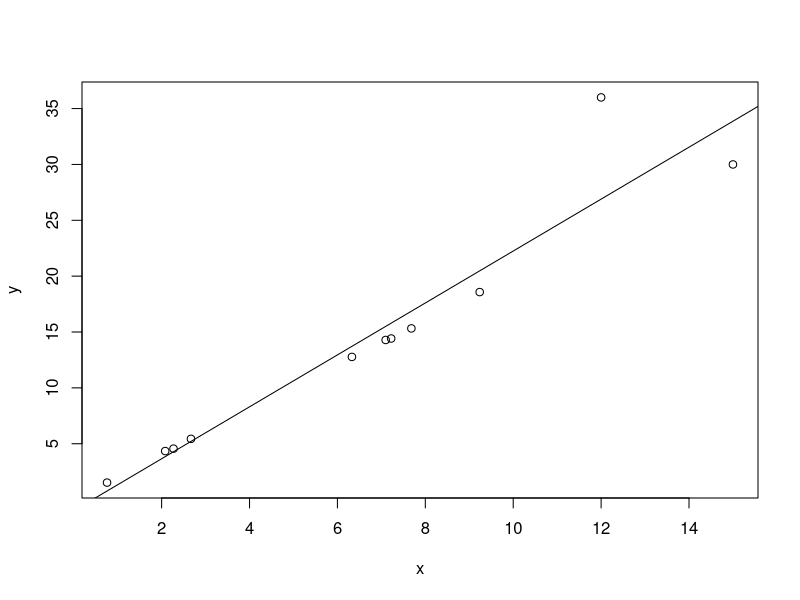
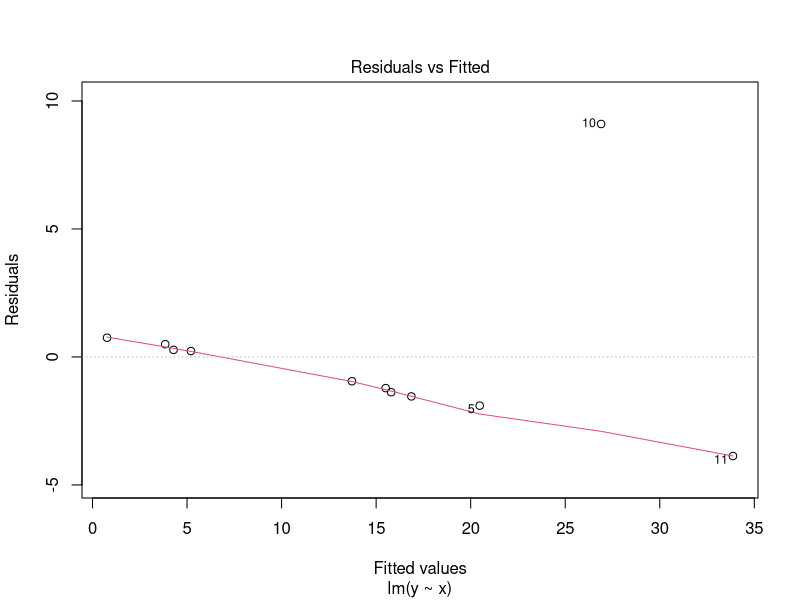
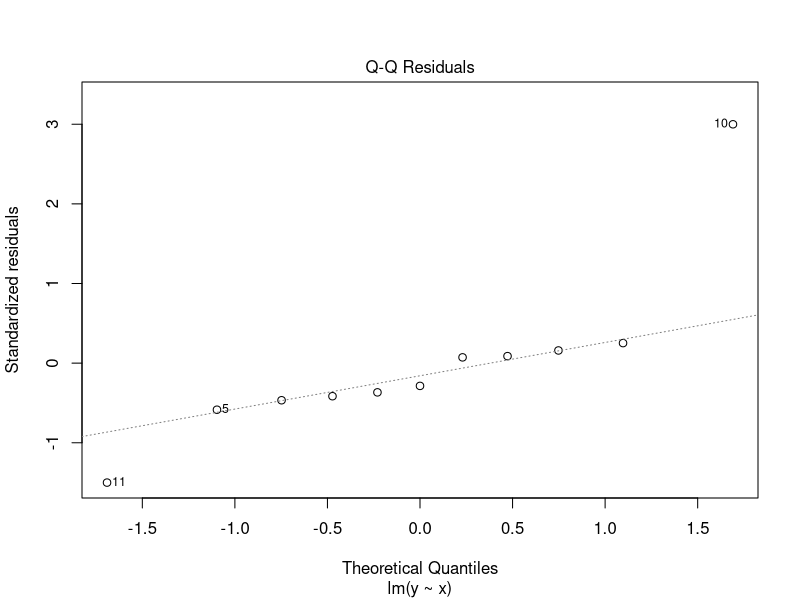
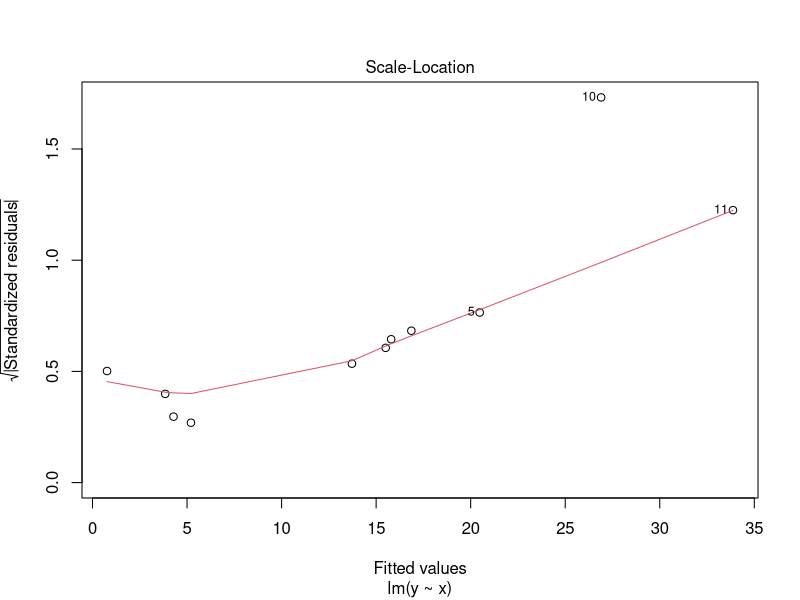
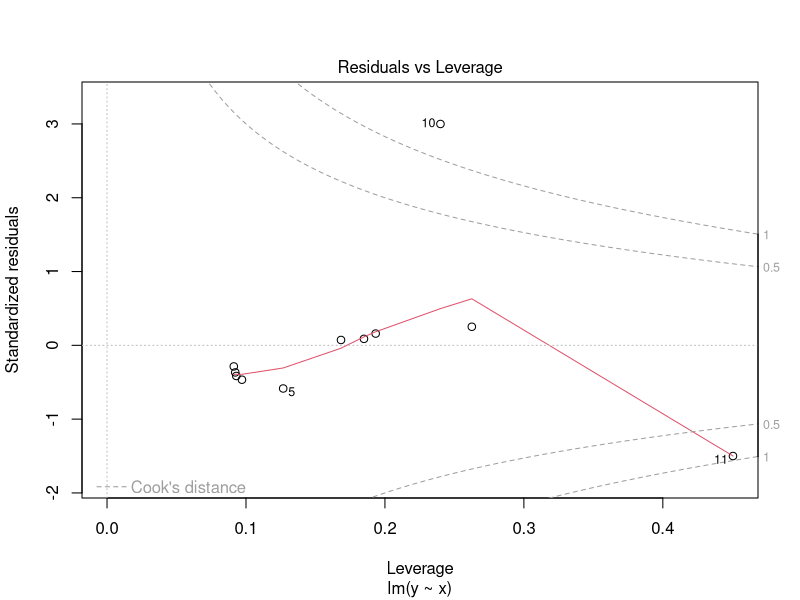
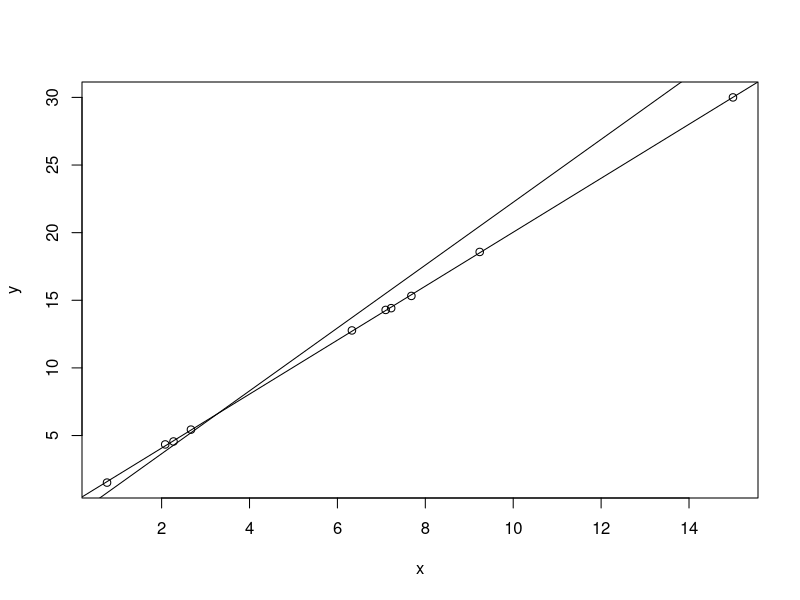
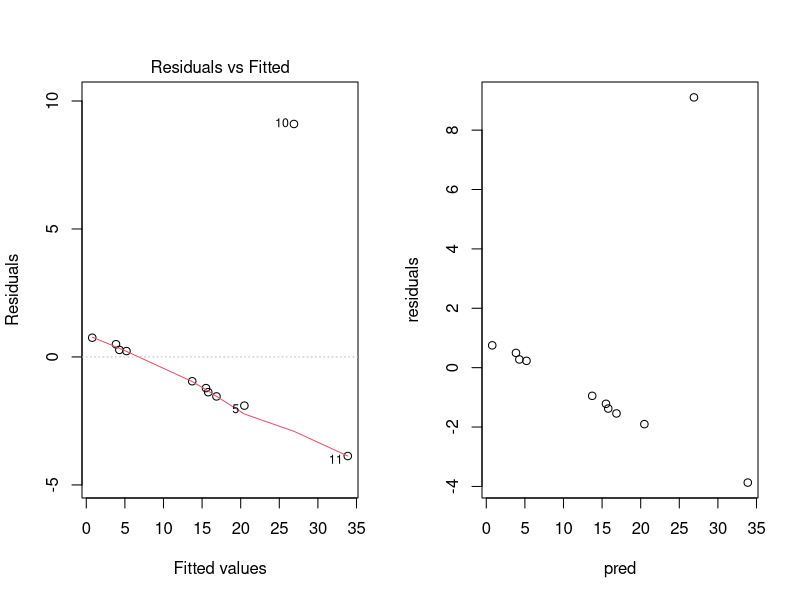
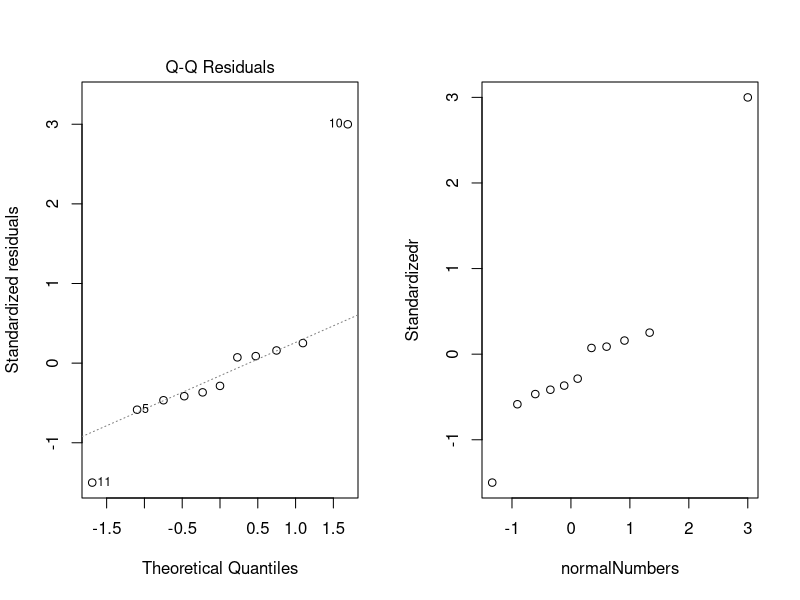

Write R code to recreate these figures, in order. (Note: this script raises an error after producing the figures.)


data("swiss")


Model1 <- lm(Fertility~Agriculture,data=swiss)



n <- length(swiss$Agriculture)

x <- swiss$Agriculture

x <- cbind(1,x)

Xmean <- mean(x[,2])
XSigma <- sd(x[,2])


#These 3 are the same:
HatValues3 <- (1/n)+(1/(n-1)*((x-Xmean)/XSigma)^2)
#The first just works with 1 parameter

H <- x %*% solve(t(x) %*% x) %*% t(x)

HatValues2 <- diag(H)

HatValues <- hatvalues(Model1)

#----------------------------------------

Sigma <- summary(Model1)$sigma

e <- resid(Model1)

#These 2 are the same:
rstandard2 <- e/(Sigma*sqrt(1-HatValues))
rstandard <- rstandard(Model1)


#----------------------------------------------
set.seed(24)
x <- c(rnorm(9,mean=5,sd=5),12,15)

set.seed(23)
y <- c(2*x[1:9]+rnorm(9,sd=0.1),36,30)


fit1 <- lm(y~x)

plot(x,y)
abline(fit1)

Hat <- hatvalues(fit1)

n <- length(x) 
k <- 2 #Number of parameters including intercept
cutoff <- 2*k/n

Hat>cutoff

dfbeta(fit1)

#Very high rstudent in 10th:
rstudent(fit1)
rstandard(fit1)

plot(fit1)

x <- x[-10]
y <- y[-10]

fit2 <- lm(y~x)
plot(x,y)
abline(fit1)
abline(fit2)

#These 2 are equal:
Cook.Distance <- cooks.distance(fit1)

Cook.Distance2 <- 1/k*(rstandard(fit1))^2*(Hat/(1-Hat))





#Residual vs Fitted Values:

residuals <- resid(fit1)

pred <- predict(fit1)

par(mfrow=c(1,2)) 
plot(fit1,which=1)
plot(pred,residuals)


#Normal QQ:


Standardizedr <- rstandard(fit1)[order(rstandard(fit1))]

normalNumbers <- numeric(n)
for (i in 1:n)
          {normalNumbers[i]=qnorm(i/n)
}
normalNumbers[11]=3

par(mfrow=c(1,2)) 
plot(fit1,which=2)
plot(normalNumbers,Standardizedr)


#Standardized residuals vs Fitted Value

Standardizedr <- rstandard(fit1)
par(mfrow=c(1,2)) 
plot(fit1,which=3)
plot(pred,sqrt(abs(Standardizedr)))


#Residuals VS Leverage


par(mfrow=c(1,2)) 
plot(fit1,which=5)
plot(Hat,Standardizedr)



# Fitted Value vs Y 


par(mfrow=c(1,1)) 

plot(pred,y)






